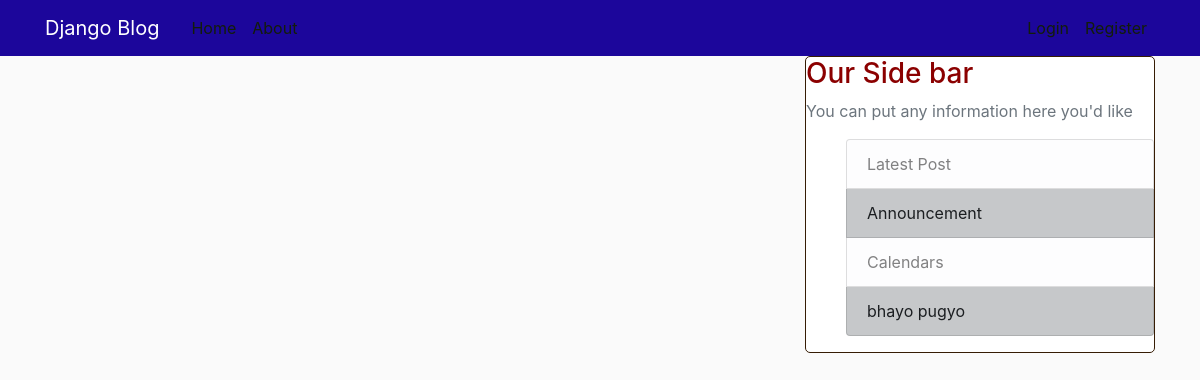
Before: / with the older database file.
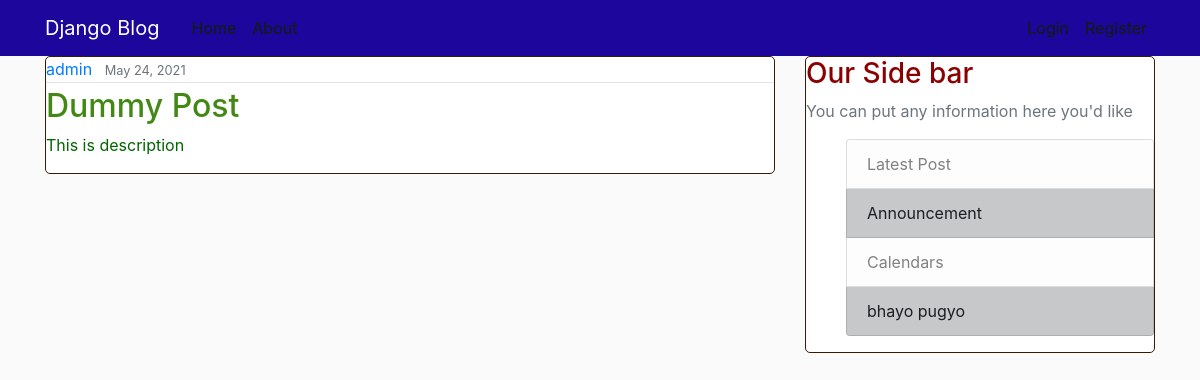
After: the same page with the newer database file.
### blog/models.py (models this page shows, shortened)
class Post(models.Model):
    title = models.CharField(max_length = 100)
    content = models.TextField()
    date_posted = models.DateTimeField(default = timezone.now )
    author = models.ForeignKey( User, on_delete = models.CASCADE )

### blog/views.py (the view)
# urls.py: path('', views.home, name = 'blog-home'),
def home(request):
    context = {
        'posts': Post.objects.all()
    }
    return render(request, 'blog/home.html', context)

### blog/templates/blog/home.html
{% extends "blog/base.html" %}
{% load static %}
{% block content %}
    {%for post in posts %}
     <article class='media content-section' >
         <div class='media-body'>
             <div class ='article-metadata'>
                <a class= 'mr-2' href="#">{{post.author}}</a>
                <small class='text-muted'>{{ post.date_posted|date:"F d, Y"}}</small>
             </div>
             <h2><a class= 'article-title' href="#">{{post.title}}</a></h2>
             <p class = 'article-content'>{{post.content}}</p>
         </div>
     </article>
    {%endfor%}
{% endblock content %}

### blog/templates/blog/base.html (shortened to what this page needs)
{% load static %}
<!DOCTYPE html>
<html>
    <head>
    <link rel="stylesheet" href="https://stackpath.bootstrapcdn.com/bootstrap/4.4.1/css/bootstrap.min.css">
    <link rel='stylesheet' type='text/css' href='{% static "main.css" %}'>
    </head>
    <body>
        <header class = "site-header">
            <nav class = "navbar navbar-expand-md navbar-dark bg-steel fixed-left">
                <div class = 'container'>
                    <a class ="navbar-brand mr-4" href = "{%url 'blog-home' %}">Django Blog</a>
                <div class="collapse navbar-collapse" id = 'navbarToggle'>
                    <div class='navbar-nav mr-auto'>
                        <a class='nav-item nav-link' href ='{%url "blog-home"%}'>Home</a>
                        <a class = 'nav-item nav-link' href = '{%url "blog-about"%}'>About</a>
                    </div>
                <div class ='navbar-nav'>
                    {% if user.is_authenticated %}
                        <a class = 'nav-item nav-link' href="{% url 'logout'%}"> Log out</a>
                        <a class = 'nav-item nav-link' href="{% url 'profile'%}"> Profile</a>
                    {% else %}
                        <a class = 'nav-item nav-link' href='{% url "login" %}'>Login</a>
                        <a class = 'nav-item nav-link' href="{% url 'register' %}">Register</a>
                    {% endif %}
                </div>
                </div>
                </div>
            </nav>
        </header>
        <main role= 'main' class= 'container'>
            <div class='row'>
                <div class='col-md-8'>
                    {% block content %}{% endblock content %}
                </div>
                <div class='col-md-4'>
                    <div class ='content-section'>
                        <h3> Our Side bar</h3>
                        <p class='text-muted'>You can put any information here you'd like
                            <ul clas= 'list-group'>
                                <li class='list-group-item list-group-item-light'>Latest Post</li>
                                <li class='list-group-item list-group-item-dark'>Announcement</li>
                                <li class='list-group-item list-group-item-light'>Calendars</li>
                                <li class='list-group-item list-group-item-dark'> bhayo pugyo</li>
                            </ul>
                        </p>
                    </div>
                </div>
            </div>
        </main>
    </body>
</html>

### blog/static/main.css (style rules this page uses)
body { background: #fafafa; color:darkgreen; margin-top: 5 rem; }
h1,h2,h3,h4,h5,h5 { color :#8b0000; }
ul { margin:100; }
.bg-steel { background-color: rgb(28, 6, 155); }
.site-header .navbar .nav-link { color:rgb(19, 29, 10); }
.content-section { background: #ffffff; padding: 10px 20 px; border : 1px solid #361c04; border-radius : 5px; margin-bottom : 20px; }
.article-title { color: #438814; }
.article-content { white-space : pre-line; }
.article-metadata { padding-bottom: 1px; margin-bottom: 4px; border-bottom: 1px solid #e3e3e3; }

Changed rows visible on the page:
added Post: author "admin", date_posted "May 24, 2021", title "Dummy Post", content "This is description"
